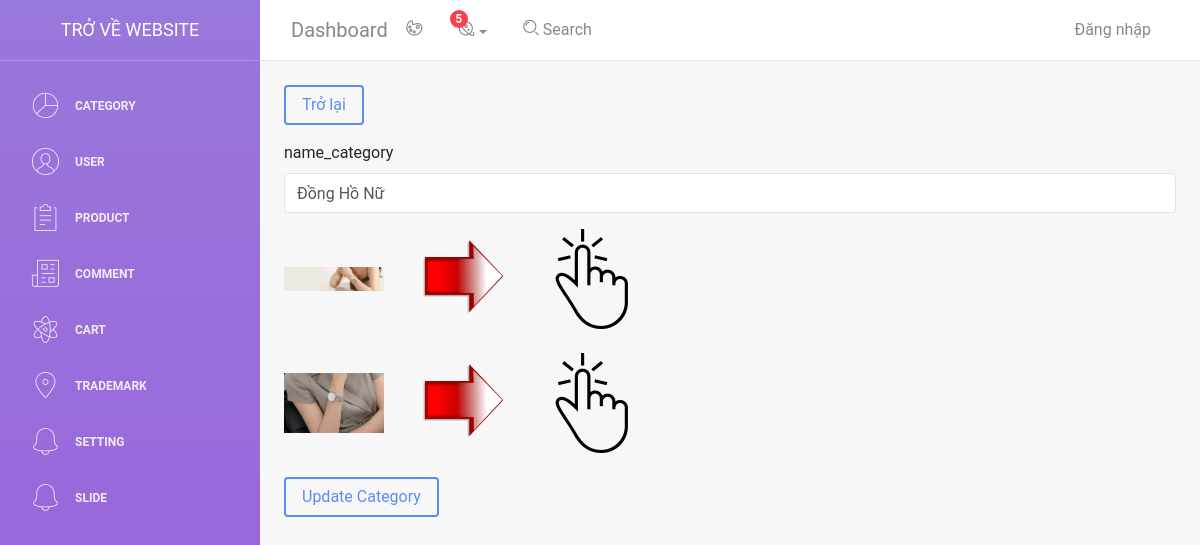
/admin/light-bootstrap-dashboard-master/examples/category_update.php?id=12, run on the app's committed database.
### tables this page shows
CREATE TABLE `categories` (
  `id_category` int(11) NOT NULL,
  `name_category` varchar(50) NOT NULL,
  `image_banner` text NOT NULL,
  `image` text NOT NULL,
  `time_old` text NOT NULL,
  `time_update` text NOT NULL
);

### admin/light-bootstrap-dashboard-master/examples/category_update.php (the view, shortened to what this page needs)
<?php
    include 'header.php';
    include 'db.php';
    if(isset($_GET['id'])){
        $id = $_GET['id'];
        $sql = "SELECT * FROM `categories` WHERE `id_category` = $id";
        $result = $conn->query($sql);
        if($result->num_rows > 0){
            while($row = $result->fetch_assoc()){
                $name = $row['name_category'];
                $image1 = $row['image_banner'];
                $image2 = $row['image'];
            }
        }
    }
?>
<form method="post" action="" class="m-4" enctype="multipart/form-data">
  <a href="category.php?q=category" class="btn btn-primary mb-3">Trở lại</a>
  <div class="mb-3">
    <label for="exampleInputPassword1" class="form-label">name_category</label>
    <input type="text" name="name_category" value="<?php echo $name; ?>" class="form-control" id="exampleInputexampleInputPassword1">
  </div>
  <div class="mb-3">
    <?php
        echo ' <img class="" width="100px" src="images/category/banner/'.$image1.'" alt="">
        <img class="mx-4" width="100px" src="images/chuyendoi.png" alt="">';
     ?>
    <label for="imgInp1">
      <img class="" width="100px" src="images/them.png" alt="" id="blah1">
    </label>
  </div>
  <div class="mb-3">
    <?php
        echo ' <img class="" width="100px" src="images/category/'.$image2.'" alt="">
        <img class="mx-4" width="100px" src="images/chuyendoi.png" alt="">';
     ?>
    <label for="imgInp2">
      <img class="" width="100px" src="images/them.png" alt="" id="blah2">
    </label>
  </div>
  <button type="submit" class="btn btn-primary" name="submit_add_category">Update Category</button>
</form>

### data on the page
categories: name_category "Đồng Hồ Nữ", image_banner (picture), image (picture)
